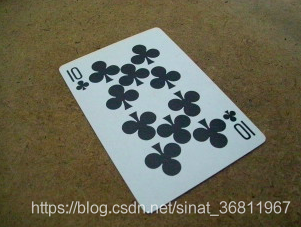
#> input picture Image Process/HW01/input.png, 301 x 227 px, found by its file name
$ jupyter execute HW01.ipynb
#> lines starting #> are read from the running program, lines starting #| are printed output that depends on the picture
#> further down, image is the input picture: shape (227, 301, 3); mean B, G, R 84.6, 104.1, 106.4
<a href="https://colab.research.google.com/github/a12475981007/NCHU/blob/main/Image%20Process/HW01.ipynb" target="_parent"></a>

[cell 1]
import cv2
import matplotlib.pyplot as plt
import numpy as np


def image_process(image, pts):
  lt, rt, rd, ld = pts
#> lt = [58, 68]; rt = [157, 26]; rd = [266, 138]; ld = [148, 213]

  widthA = np.sqrt(((lt[0] - rt[0]) ** 2) + ((lt[1] - rt[1]) ** 2))
#> widthA = 107.5
  widthB = np.sqrt(((rd[0] - ld[0]) ** 2) + ((rd[1] - ld[1]) ** 2))
#> widthB = 139.8
  maxWidth = max(int(widthA), int(widthB))
#> maxWidth = 139

  heightA = np.sqrt(((lt[0] - ld[0]) ** 2) + ((lt[1] - ld[1]) ** 2))
#> heightA = 170.7
  heightB = np.sqrt(((rt[0] - rd[0]) ** 2) + ((rt[1] - rd[1]) ** 2))
#> heightB = 156.3
  maxHeight = max(int(heightA), int(heightB))
#> maxHeight = 170

  new_image_size = np.array([
      [0, 0],
      [maxWidth, 0],
      [maxWidth, maxHeight],
      [0, maxHeight]], dtype="float32")
#> new_image_size = [[0, 0], [139, 0], [139, 170], [0, 170]]

  M = cv2.getPerspectiveTransform(src_img_size, new_image_size)
#> M = [[1.2, -0.747, -19], [0.649, 1.53, -141.7], [2.29e-05, 0.00303, 1]]
  warped = cv2.warpPerspective(image, M, (maxWidth, maxHeight))
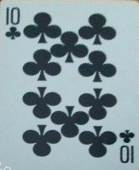
#> warped: shape (170, 139, 3); mean B, G, R 160.5, 154.3, 136.1
  return warped

image = cv2.imread('input.png')

plt.imshow(cv2.cvtColor(image, cv2.COLOR_BGR2RGB))
plt.show()

four_points = [(58,68), (157,26), (266,138), (148,213)]
src_img_size = np.array(four_points, dtype="float32")
result = image_process(image, np.array(four_points))
plt.imshow(result)


$ run again, with Image Process/HW01/test1.jfif saved as Image Process/HW01/input.png
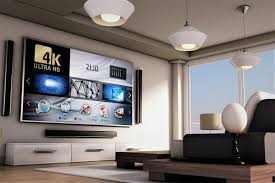
#> input picture Image Process/HW01/test1.jfif, 275 x 183 px, found by its file name
#> image is the input picture: shape (183, 275, 3); mean B, G, R 115.5, 117.7, 124.7
#> lt = [58, 68]; rt = [157, 26]; rd = [266, 138]; ld = [148, 213]
#> widthA = 107.5
#> widthB = 139.8
#> maxWidth = 139
#> heightA = 170.7
#> heightB = 156.3
#> maxHeight = 170
#> new_image_size = [[0, 0], [139, 0], [139, 170], [0, 170]]
#> M = [[1.2, -0.747, -19], [0.649, 1.53, -141.7], [2.29e-05, 0.00303, 1]]
#> in image_process, `warped = cv2.warpPerspective(image, M, (maxWidth, maxHeight))`:
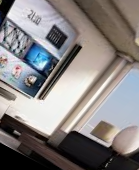
#> warped: shape (170, 139, 3); mean B, G, R 128.3, 128.9, 133.3
